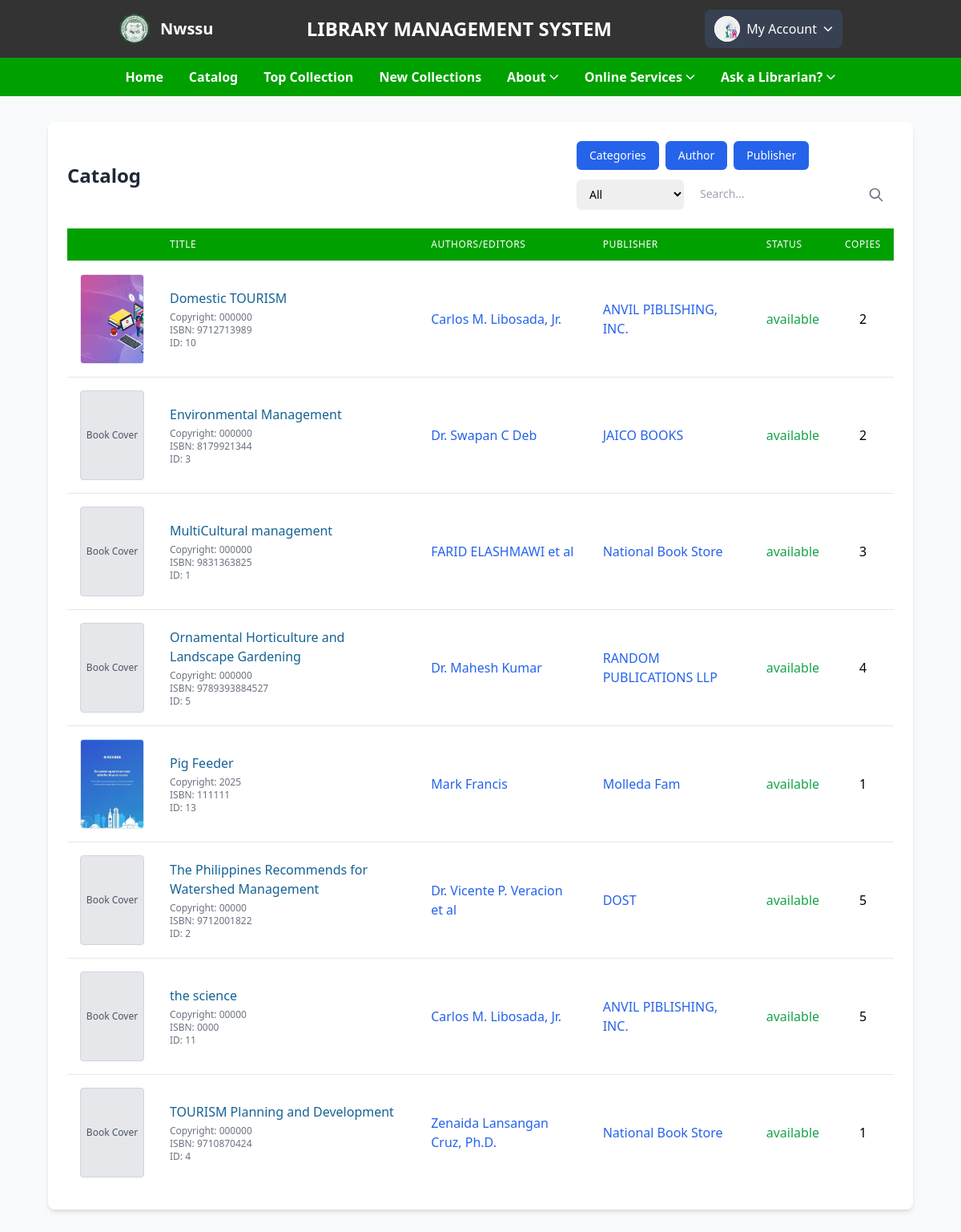
/student/studbooks_display.php (signed in), run on an earlier commit of the app's database.
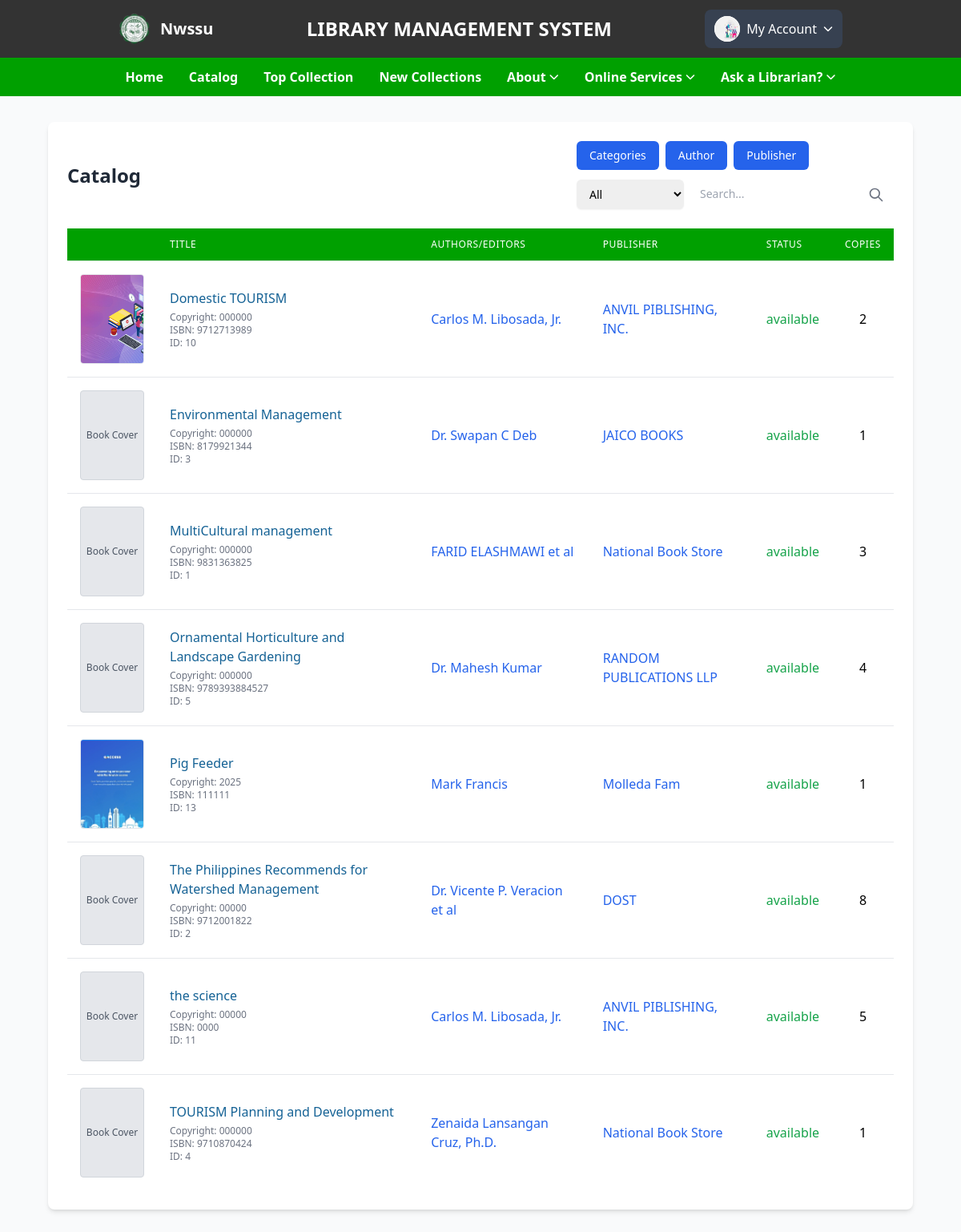
And on a later commit of the database.
### tables this page shows
CREATE TABLE `books` (
  `id` int(100) NOT NULL,
  `material_type` varchar(250) NOT NULL,
  `sub_type` varchar(250) NOT NULL,
  `category` varchar(250) NOT NULL,
  `title` varchar(500) NOT NULL,
  `author` varchar(500) NOT NULL,
  `publisher` varchar(500) NOT NULL,
  `status` varchar(100) NOT NULL,
  `subject` varchar(250) NOT NULL,
  `content` varchar(5000) NOT NULL,
  `summary` varchar(5000) NOT NULL,
  `issn` varchar(250) NOT NULL,
  `call_no` varchar(250) NOT NULL,
  `ISBN` varchar(250) NOT NULL,
  `copyright` varchar(250) NOT NULL,
  `page_number` int(250) NOT NULL,
  `edition` varchar(250) NOT NULL,
  `copies` int(250) NOT NULL,
  `date_acquired` varchar(250) NOT NULL,
  `books_image` varchar(400) DEFAULT NULL,
  `catalog_date` varchar(50) NOT NULL
);

### student/studbooks_display.php (the view, shortened to what the changed rows need)
<?php
include '../student/side_navbars.php';
try {
    $conn = new PDO("mysql:host=$db_host;dbname=$db_name", $user_name, $user_password);
    $conn->setAttribute(PDO::ATTR_ERRMODE, PDO::ERRMODE_EXCEPTION);
} catch (PDOException $e) {
    die('Connection failed: ' . $e->getMessage());
}
$page = isset($_GET['page']) ? (int)$_GET['page'] : 1;
$books_per_page = 10;
$offset = ($page - 1) * $books_per_page;
$search_query = $_GET['query'] ?? '';
$search_category = $_GET['category'] ?? 'all';
$search_query_param = $search_query ? '%' . $search_query . '%' : '%';
if ($search_category !== 'all') {
    $query = $conn->prepare("SELECT b.*,
        (SELECT r.status
         FROM reserve_books r
         WHERE r.book_id = b.id
         AND r.user_id = :user_id
         ORDER BY r.reserved_date DESC
         LIMIT 1) AS reservation_status
        FROM books b
        WHERE $search_category LIKE :search
        ORDER BY b.title ASC
        LIMIT :offset, :limit");
} else {
    $query = $conn->prepare("SELECT b.*,
        (SELECT r.status
         FROM reserve_books r
         WHERE r.book_id = b.id
         AND r.user_id = :user_id
         ORDER BY r.reserved_date DESC
         LIMIT 1) AS reservation_status
        FROM books b
        WHERE b.id LIKE :search
        OR b.title LIKE :search
        OR b.author LIKE :search
        OR b.copyright LIKE :search
        OR b.publisher LIKE :search
        OR b.category LIKE :search
        OR b.status LIKE :search
        OR b.ISBN LIKE :search
        OR b.edition LIKE :search
        OR b.subject LIKE :search
        OR b.content LIKE :search
        OR b.summary LIKE :search
        OR b.material_type LIKE :search
        OR b.sub_type LIKE :search
        ORDER BY b.title ASC
        LIMIT :offset, :limit");
}
$query->bindValue(':user_id', $user_id, PDO::PARAM_INT);
$query->bindValue(':search', $search_query_param, PDO::PARAM_STR);
$query->bindValue(':offset', $offset, PDO::PARAM_INT);
$query->bindValue(':limit', $books_per_page, PDO::PARAM_INT);
$query->execute();
$books = $query->fetchAll(PDO::FETCH_ASSOC);
?>
<!DOCTYPE html>
<html lang="en">
<head>
    <script src="https://cdn.tailwindcss.com"></script>
    <link rel="stylesheet" href="https://cdn.lineicons.com/4.0/lineicons.css">
</head>
<body class="bg-gray-50">
    <div class="container mx-auto max-w-7xl">
        <div class="hidden md:block px-[5%] py-8">
            <div class="bg-white rounded-lg shadow-md p-6">
                <div class="flex flex-col md:flex-row justify-between items-start md:items-center mb-6 gap-4">
                    <h2 class="text-2xl font-bold text-gray-800">Catalog</h2>
                </div>
                <div class="overflow-x-auto">
                    <table class="min-w-full divide-y divide-gray-200">
                        <thead>
                            <tr>
                                <th class="px-4 py-3 bg-primary text-white text-left text-xs font-medium uppercase tracking-wider w-24"></th>
                                <th class="px-4 py-3 bg-primary text-white text-left text-xs font-medium uppercase tracking-wider">Title</th>
                                <th class="px-4 py-3 bg-primary text-white text-left text-xs font-medium uppercase tracking-wider">Authors/Editors</th>
                                <th class="px-4 py-3 bg-primary text-white text-left text-xs font-medium uppercase tracking-wider">Publisher</th>
                                <th class="px-4 py-3 bg-primary text-white text-left text-xs font-medium uppercase tracking-wider">Status</th>
                                <th class="px-4 py-3 bg-primary text-white text-left text-xs font-medium uppercase tracking-wider">Copies</th>
                            </tr>
                        </thead>
                        <tbody class="bg-white divide-y divide-gray-200" id="bookTable">
                            <?php if (empty($books)): ?>
                                <tr>
                                    <td colspan="6" class="px-4 py-4 text-center text-gray-500">No books found</td>
                                </tr>
                            <?php else: ?>
                                <?php foreach ($books as $book): ?>
                                    <tr class="hover:bg-gray-50">
                                        <td class="px-4 py-4 whitespace-nowrap">
                                            <div class="flex justify-center">
                                                <?php if (!empty($book['books_image'])): ?>
                                                    <img src="./uploaded_file/<?php echo htmlspecialchars($book['books_image']); ?>" alt="Book Cover" class="w-20 h-28 object-cover border border-gray-200 rounded">
                                                <?php else: ?>
                                                    <div class="w-20 h-28 bg-gray-200 flex items-center justify-center text-gray-600 text-xs font-medium border border-gray-300 rounded">
                                                        Book Cover
                                                    </div>
                                                <?php endif; ?>
                                            </div>
                                        </td>
                                        <td class="px-4 py-4">
                                            <div class="space-y-1">
                                                <a href="./books?id=<?php echo urlencode($book['id']); ?>"
                                                    class="text-[#156295] hover:text-blue-800 hover:underline font-medium book-link"
                                                    data-title="<?php echo htmlspecialchars($book['title']); ?>">
                                                    <?php echo htmlspecialchars($book['title']); ?>
                                                </a>
                                                <div class="text-xs text-gray-500">
                                                    <p>Copyright: <?php echo htmlspecialchars($book['copyright']); ?></p>
                                                    <p>ISBN: <?php echo htmlspecialchars($book['ISBN']); ?></p>
                                                    <p>ID: <?php echo htmlspecialchars($book['id']); ?></p>
                                                </div>
                                            </div>
                                        </td>
                                        <td class="px-4 py-4">
                                            <a href="./author?author=<?php echo urlencode($book['author']); ?>" class="text-blue-600 hover:text-blue-800 hover:underline">
                                                <?php echo htmlspecialchars($book['author']); ?>
                                            </a>
                                        </td>
                                        <td class="px-4 py-4">
                                            <a href="./publisher?publisher=<?php echo urlencode($book['publisher']); ?>" class="text-blue-600 hover:text-blue-800 hover:underline">
                                                <?php echo htmlspecialchars($book['publisher']); ?>
                                            </a>
                                        </td>
                                        <td class="px-4 py-4">
                                            <div class="flex items-center justify-between gap-2">
                                                <span class="<?php echo $book['status'] === 'available' ? 'text-green-600' : 'text-red-600'; ?>">
                                                    <?php echo htmlspecialchars($book['status']); ?>
                                                </span>
                                            </div>
                                        </td>
                                        <td class="px-4 py-4 text-center">
                                            <?php echo htmlspecialchars($book['copies']); ?>
                                        </td>
                                    </tr>
                                <?php endforeach; ?>
                            <?php endif; ?>
                        </tbody>
                    </table>
                </div>
            </div>
        </div>
            <?php include '../student/footer.php'; ?>
</body>
</html>

What changed in the data, as far as the page shows it:
changed books "Environmental Management": copies "2" → "1"
changed books "The Philippines Recommends for Watershed Management": copies "5" → "8"
